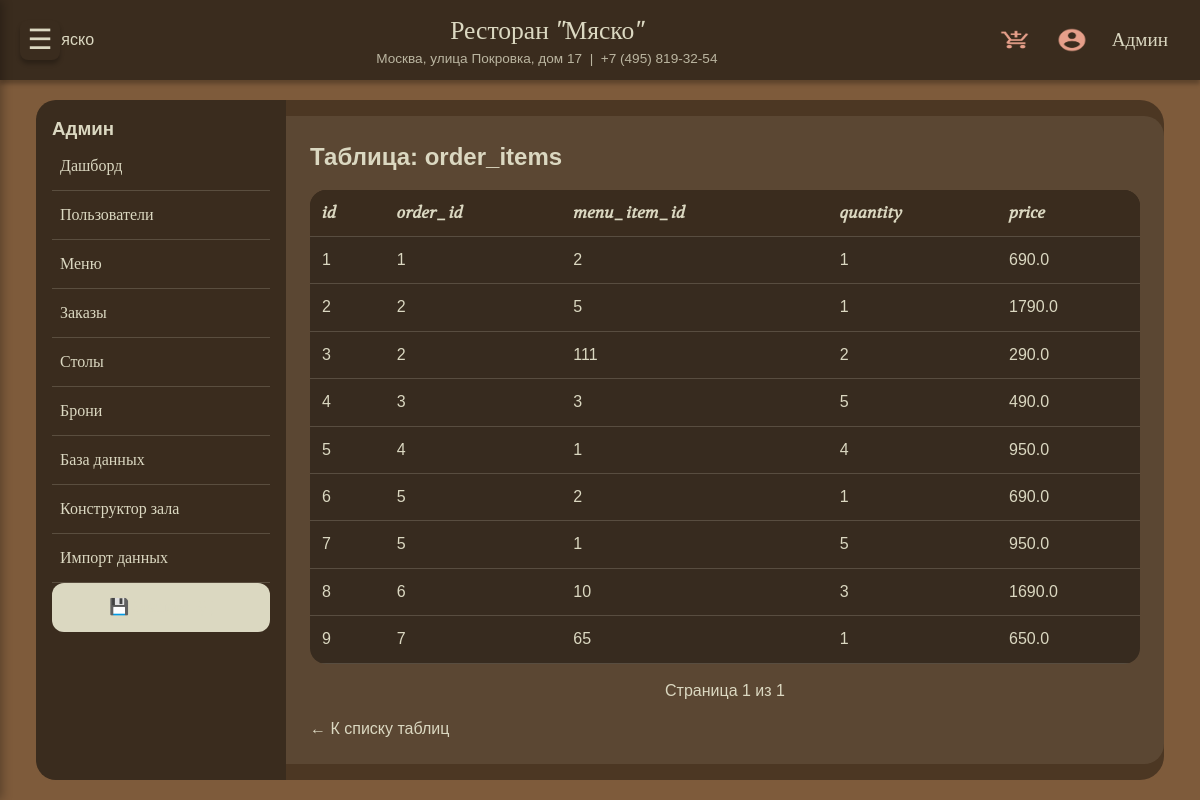
The app's page /admin/database/table/order_items (signed in), older data.
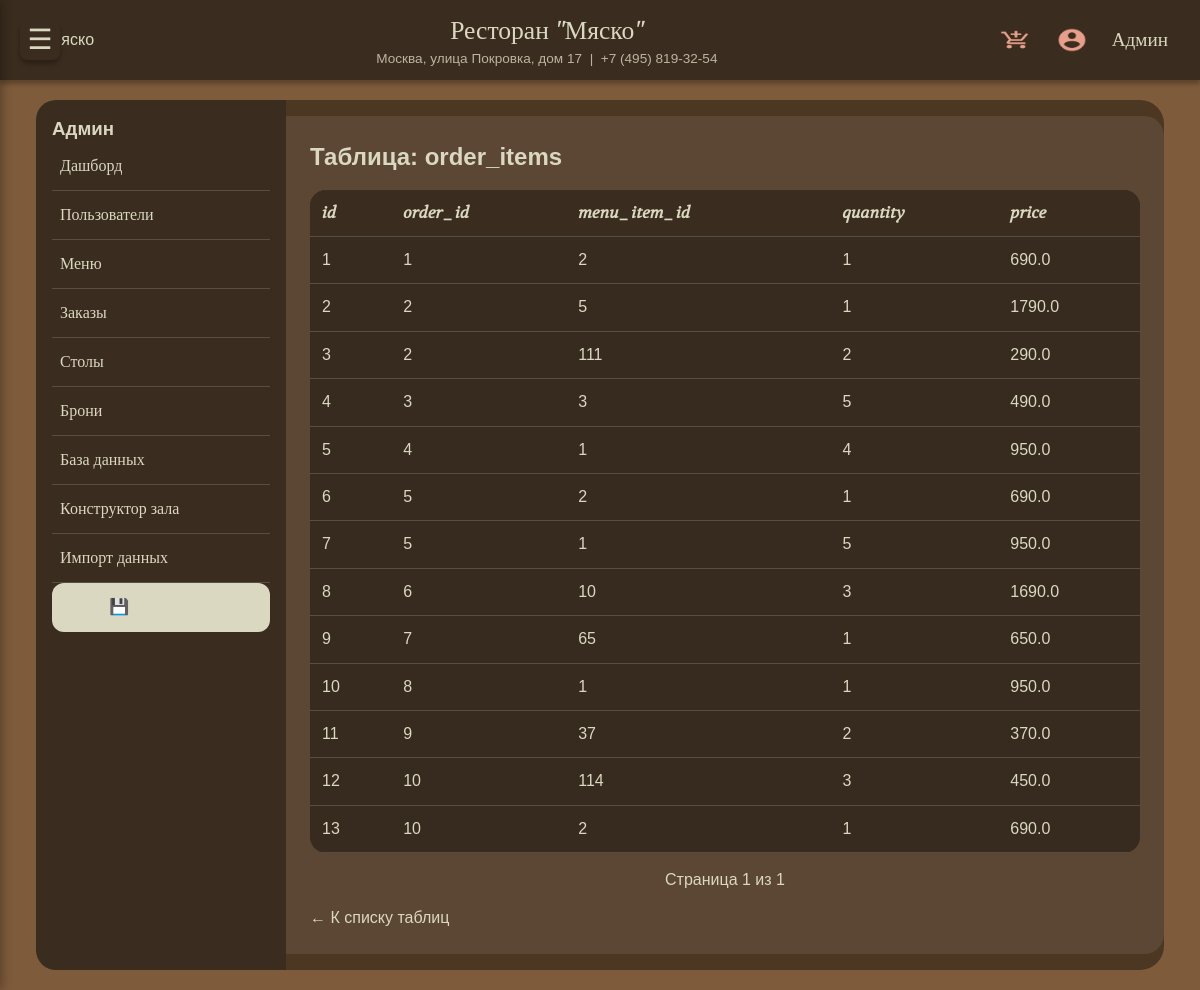
The same page, newer data.
### tables this page shows
CREATE TABLE order_items (
                id INTEGER PRIMARY KEY AUTOINCREMENT,
                order_id INTEGER,
                menu_item_id INTEGER,
                quantity INTEGER,
                price REAL,
                FOREIGN KEY (order_id) REFERENCES orders(id),
                FOREIGN KEY (menu_item_id) REFERENCES menu_items(id)
            );

### routers.py (the view)
@app.route('/admin/database/table/<table_name>')
@role_required('admin')
def admin_view_table(table_name):
    page = request.args.get('page', 1, type=int)
    per_page = 50
    offset = (page - 1) * per_page
    with get_db() as conn:
        allowed_tables = [t['name'] for t in conn.execute(
            "SELECT name FROM sqlite_master WHERE type='table' AND name NOT LIKE 'sqlite_%'"
        ).fetchall()]
        if table_name not in allowed_tables:
            flash('Таблица не найдена', 'error')
            return redirect(url_for('admin_database'))
        columns = [col[1] for col in conn.execute(f"PRAGMA table_info({table_name})").fetchall()]
        rows = conn.execute(f"SELECT * FROM {table_name} LIMIT ? OFFSET ?", (per_page, offset)).fetchall()
        total = conn.execute(f"SELECT COUNT(*) FROM {table_name}").fetchone()[0]
    return render_template('admin_table_view.html', table_name=table_name, columns=columns, rows=rows,
                           page=page, total=total, per_page=per_page)

### models.py (called while the page is built)
def get_db():
    conn = sqlite3.connect(DATABASE)
    conn.row_factory = sqlite3.Row
    conn.execute("PRAGMA foreign_keys = ON")
    return conn

    @staticmethod
    def get(user_id):
        with get_db() as conn:
            row = conn.execute("SELECT * FROM users WHERE id=?", (user_id,)).fetchone()
        return User(row) if row else None

### routers.py (called while the page is built)
@app.context_processor
def inject_csrf():
    from flask_wtf.csrf import generate_csrf
    return dict(csrf_token=generate_csrf, csrf_token_value=generate_csrf())

@login_manager.user_loader
def load_user(user_id):
    return User.get(user_id)

def role_required(*roles):
    def decorator(f):
        @wraps(f)
        @login_required
        def decorated_function(*args, **kwargs):
            if current_user.role not in roles:
                flash('Недостаточно прав', 'error')
                return redirect(url_for('index'))
            return f(*args, **kwargs)
        return decorated_function
    return decorator

@app.before_request
def make_user_available():
    g.user = current_user if current_user.is_authenticated else None

### app/templates/admin_table_view.html (shortened to what this page needs)
{% extends "admin_base.html" %}
{% block admin_content %}
<h2>Таблица: {{ table_name }}</h2>
<div class="table-responsive">
    <table class="admin-table">
        <thead><tr>{% for col in columns %}<th>{{ col }}</th>{% endfor %}</tr></thead>
        <tbody>{% for row in rows %}<tr>{% for col in columns %}<td>{{ row[col] }}</td>{% endfor %}</tr>{% endfor %}</tbody>
    </table>
</div>
<div class="pagination">
    Страница {{ page }} из {{ (total / per_page)|round(0, 'ceil')|int }}
</div>
<a href="{{ url_for('admin_database') }}" class="btn-secondary">← К списку таблиц</a>
{% endblock %}

Row changes from the older to the newer data that the page shows:
added order_items: id "10" "8" "1" "1" "950.0"
added order_items: id "11" "9" "37" "2" "370.0"
added order_items: id "12" "10" "114" "3" "450.0"
added order_items: id "13" "10" "2" "1" "690.0"
